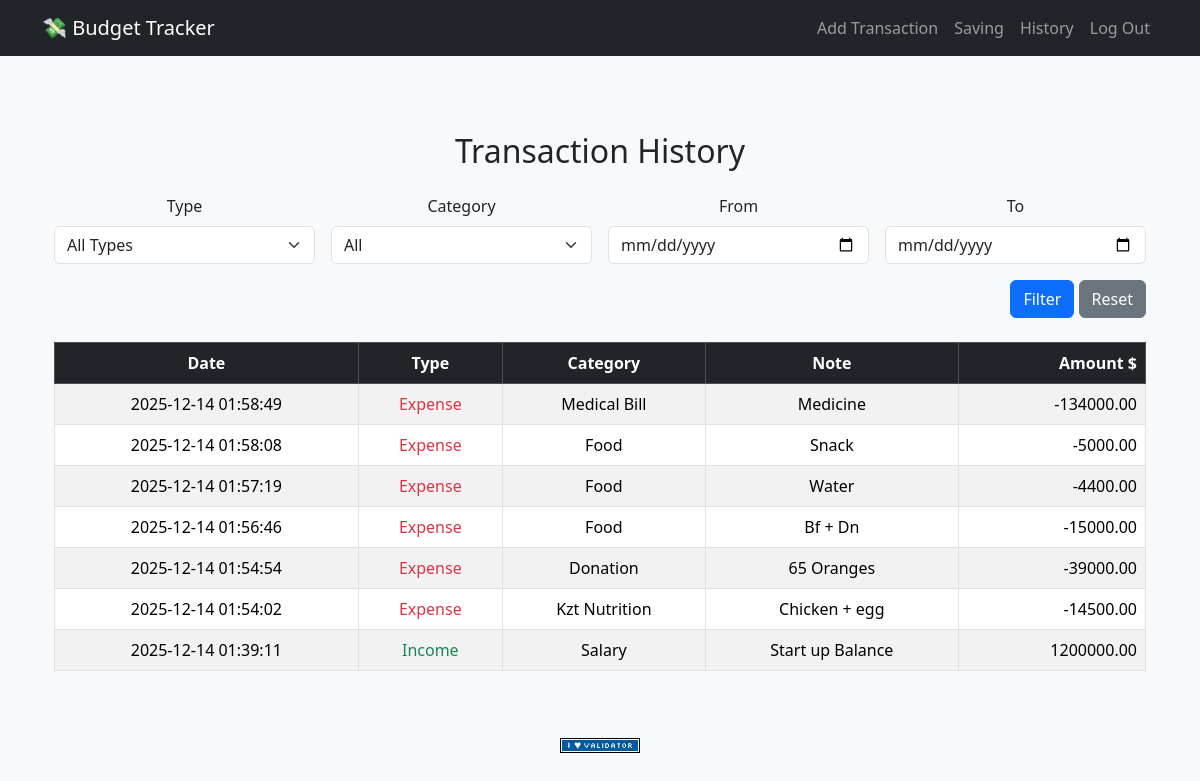
Screenshot of /history (signed in) with the database file from the repository.
### tables this page shows
CREATE TABLE transactions (
id INTEGER PRIMARY KEY AUTOINCREMENT,
user_id INTEGER,
date TEXT NOT NULL,
type TEXT NOT NULL CHECK (type IN ('Income', 'Expense')),
category_id INTEGER,
amount REAL NOT NULL,
note TEXT,
FOREIGN KEY (user_id) REFERENCES users(id),
FOREIGN KEY (category_id) REFERENCES categories(id));

CREATE TABLE categories (
id INTEGER PRIMARY KEY AUTOINCREMENT,
user_id INTEGER,
name TEXT NOT NULL,
FOREIGN KEY (user_id) REFERENCES users(id),
UNIQUE(user_id, name)
);

### app.py (the view)
@app.route("/history")
@login_required
def history():
    categories = db.execute(
        "SELECT id, name FROM categories WHERE user_id IS NULL OR user_id = ?", session["user_id"]
    )
    type_ = request.args.get("type")
    category_id = request.args.get("category")
    start_date = request.args.get("start_date")
    end_date = request.args.get("end_date")
    query = """
            SELECT t.id, t.date, t.type, t.amount, t.note , c.name AS category_name
            FROM transactions t
            LEFT JOIN categories c ON t.category_id = c.id
            WHERE t.user_id = ?
"""
    params = [session["user_id"]]
    if type_:
        query += " AND t.type = ?"
        params.append(type_)
    if category_id:
        query += " AND t.category_id = ?"
        params.append(f"%{category_id}%")
    if start_date:
        query += " AND date(t.date) >= ?"
        params.append(start_date)
    if end_date:
        query += " AND date(t.date) <= ?"
        params.append(end_date)
    query += " ORDER BY t.date DESC"
    transactions = db.execute(query, *params)
    return render_template("history.html", transactions = transactions, categories = categories)

### app.py (called while the page is built)
@app.after_request
def after_request(response):
    response.headers["Cache-Control"] = "no-cache, no-store, must-revalidate"
    response.headers["Expires"] = 0
    response.headers["Pragma"] = "no-cache"
    return response

def login_required(f):
    @wraps(f)
    def decorated_function(*args, **kwargs):
        if session.get("user_id") is None:
            return redirect("/login")
        return f(*args, **kwargs)
    return decorated_function

### templates/history.html (shortened to what this page needs)
{% extends "layout.html" %}
{% block main %}
<div class="container mt-4">
    <h2 class="text-center mb-4">Transaction History</h2>
     <form method="get" action="/history" class="row g-3 mb-4">
        <div class="col-md-3">
            <label for="type" class="form-label">Type</label>
            <select name="type" id="type" class="form-select">
                <option value="">All Types</option>
            </select>
        </div>
        <div class="col-md-3">
            <label for="category" class="form-label">Category</label>
            <select name="category" id="category" class="form-select">
                <option value="">All</option>
            </select>
        </div>
        <div class="col-md-3">
            <label for="start_date" class="form-label">From</label>
            <input type="date" name="start_date" id="start_date" class="form-control" value="{{ request.args.get('start_date', '') }}">
        </div>
        <div class="col-md-3">
            <label for="end_date" class="form-label">To</label>
            <input type="date" name="end_date" id="end_date" class="form-control" value="{{ request.args.get('end_date', '') }}">
        </div>
        <div class="col-md-12 text-end">
            <button type="submit" class="btn btn-primary">Filter</button>
            <a href="/history" class="btn btn-secondary">Reset</a>
        </div>
     </form>
    {% if transactions %}
        <div class="table-responsive" style="max-height: 400px; overflow-y: auto;">
            <table class="table table-striped table-bordered align-middle">
                <thead class="table-dark sticky-top">
                    <tr>
                        <th>Date</th>
                        <th>Type</th>
                        <th>Category</th>
                        <th>Note</th>
                        <th class="text-end">Amount $</th>
                    </tr>
                </thead>
                <tbody>
                    {% for row in transactions %}
                        <tr>
                            <td>{{ row.date }}</td>
                            <td>
                                {% if row.type == "Income" %}
                                    <span class="text-success">Income</span>
                                {% else %}
                                    <span class="text-danger">Expense</span>
                                {% endif %}
                            </td>
                            <td>{{ row.category_name or '-' }}</td>
                            <td>{{ row.note or "-" }}</td>
                            <td class="text-end">{{ "%.2f"|format(row.amount) }}</td>
                        </tr>
                    {% endfor %}
                </tbody>
            </table>
        </div>
        {% else %}
            <p class="text-center text-muted">No transactions yet.</p>
    {% endif %}
</div>
{% endblock %}

### static/style.css (style rules this page uses)
body { padding-top: 60px; }

### rows the page displays
transactions: date "2025-12-14 01:58:49", type "Expense", name "Medical Bill", note "Medicine", amount "-134000.00"
transactions: date "2025-12-14 01:58:08", type "Expense", name "Food", note "Snack", amount "-5000.00"
transactions: date "2025-12-14 01:57:19", type "Expense", name "Food", note "Water", amount "-4400.00"
transactions: date "2025-12-14 01:56:46", type "Expense", name "Food", note "Bf + Dn", amount "-15000.00"
transactions: date "2025-12-14 01:54:54", type "Expense", name "Donation", note "65 Oranges", amount "-39000.00"
transactions: date "2025-12-14 01:54:02", type "Expense", name "Kzt Nutrition", note "Chicken + egg", amount "-14500.00"
transactions: date "2025-12-14 01:39:11", type "Income", name "Salary", note "Start up Balance", amount "1200000.00"
